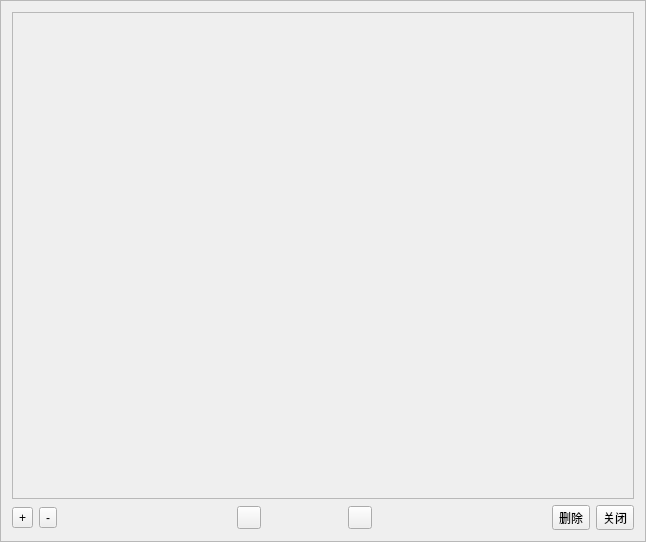
<?xml version="1.0" encoding="UTF-8"?>
<ui version="4.0">
 <class>RbViewPicture</class>
 <widget class="QWidget" name="RbViewPicture">
  <property name="geometry">
   <rect>
    <x>0</x>
    <y>0</y>
    <width>646</width>
    <height>542</height>
   </rect>
  </property>
  <property name="windowTitle">
   <string>SimLaparo</string>
  </property>
  <layout class="QGridLayout" name="gridLayout">
   <property name="leftMargin">
    <number>0</number>
   </property>
   <property name="topMargin">
    <number>0</number>
   </property>
   <property name="rightMargin">
    <number>0</number>
   </property>
   <property name="bottomMargin">
    <number>0</number>
   </property>
   <property name="spacing">
    <number>0</number>
   </property>
   <item row="0" column="0">
    <widget class="QFrame" name="frame">
     <property name="frameShape">
      <enum>QFrame::StyledPanel</enum>
     </property>
     <property name="frameShadow">
      <enum>QFrame::Raised</enum>
     </property>
     <layout class="QVBoxLayout" name="verticalLayout_2">
      <item>
       <layout class="QVBoxLayout" name="verticalLayout">
        <item>
         <widget class="QFrame" name="picFrame">
          <property name="frameShape">
           <enum>QFrame::StyledPanel</enum>
          </property>
          <property name="frameShadow">
           <enum>QFrame::Raised</enum>
          </property>
         </widget>
        </item>
        <item>
         <layout class="QHBoxLayout" name="horizontalLayout_3">
          <item>
           <widget class="RbToolButton" name="EnlargeBtn">
            <property name="text">
             <string>+</string>
            </property>
           </widget>
          </item>
          <item>
           <widget class="RbToolButton" name="ShrinkBtn">
            <property name="text">
             <string>-</string>
            </property>
           </widget>
          </item>
          <item>
           <spacer name="horizontalSpacer_2">
            <property name="orientation">
             <enum>Qt::Horizontal</enum>
            </property>
            <property name="sizeHint" stdset="0">
             <size>
              <width>40</width>
              <height>20</height>
             </size>
            </property>
           </spacer>
          </item>
          <item>
           <layout class="QHBoxLayout" name="horizontalLayout_2">
            <property name="spacing">
             <number>40</number>
            </property>
            <item>
             <widget class="RbToolButton" name="prePageBtn">
              <property name="text">
               <string/>
              </property>
             </widget>
            </item>
            <item>
             <widget class="QLabel" name="pageRate">
              <property name="text">
               <string/>
              </property>
             </widget>
            </item>
            <item>
             <widget class="RbToolButton" name="nextPageBtn">
              <property name="text">
               <string/>
              </property>
             </widget>
            </item>
           </layout>
          </item>
          <item>
           <spacer name="horizontalSpacer_3">
            <property name="orientation">
             <enum>Qt::Horizontal</enum>
            </property>
            <property name="sizeHint" stdset="0">
             <size>
              <width>40</width>
              <height>20</height>
             </size>
            </property>
           </spacer>
          </item>
          <item>
           <widget class="RbToolButton" name="deleteBtn">
            <property name="text">
             <string>删除</string>
            </property>
           </widget>
          </item>
          <item>
           <widget class="QToolButton" name="closeBtn">
            <property name="text">
             <string>关闭</string>
            </property>
           </widget>
          </item>
         </layout>
        </item>
       </layout>
      </item>
     </layout>
    </widget>
   </item>
  </layout>
 </widget>
 <layoutdefault spacing="6" margin="11"/>
 <customwidgets>
  <customwidget>
   <class>RbToolButton</class>
   <extends>QToolButton</extends>
   <header location="global">RbToolButton.h</header>
  </customwidget>
 </customwidgets>
 <resources/>
 <connections/>
</ui>
